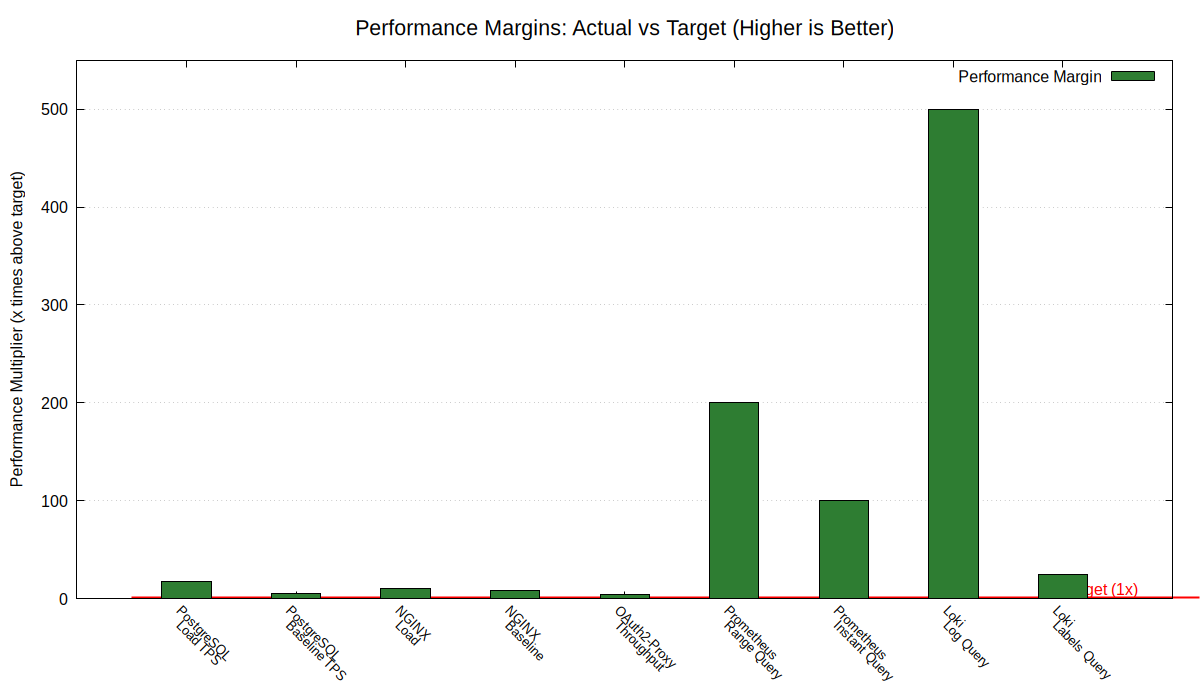

Write the gnuplot code that produced this figure.
#!/usr/bin/gnuplot

# Performance vs Targets - Margin Analysis
set terminal pngcairo size 1200,700 enhanced font 'Arial,12'
set output 'performance-vs-targets.png'

set title "Performance Margins: Actual vs Target (Higher is Better)" font 'Arial,16'
set style data histogram
set style histogram cluster gap 1
set style fill solid border -1
set boxwidth 0.9
set grid ytics
set ylabel "Performance Multiplier (x times above target)"
set yrange [0:550]
set xtics rotate by -45 font 'Arial,10'

# Add reference line at 1x (meeting target)
set arrow from -0.5,1 to 9.5,1 nohead lt 2 lc rgb "red" lw 2
set label "Target (1x)" at 8,10 textcolor rgb "red"

# Color based on performance
plot '-' using 2:xtic(1) title 'Performance Margin' lc rgb "#2E7D32"
"PostgreSQL\nLoad TPS" 17.6
"PostgreSQL\nBaseline TPS" 6.0
"NGINX\nLoad" 10.9
"NGINX\nBaseline" 8.4
"OAuth2-Proxy\nThroughput" 4.7
"Prometheus\nRange Query" 200
"Prometheus\nInstant Query" 100
"Loki\nLog Query" 500
"Loki\nLabels Query" 25
e
